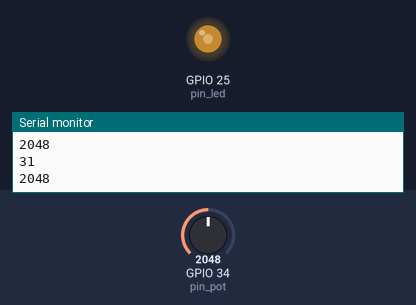
The sketch below on a simulated ESP32. Parts: output pins drawn as LEDs (lit = HIGH), the last lines printed to the serial monitor. The inputs (shaded band) are chosen by the test bench; at power-on: GPIO 34 (pin_pot) = 2048.

Above: at 1.2 s.
1.3 s: GPIO 34 (pin_pot) set to 2866
At 1.7 s:
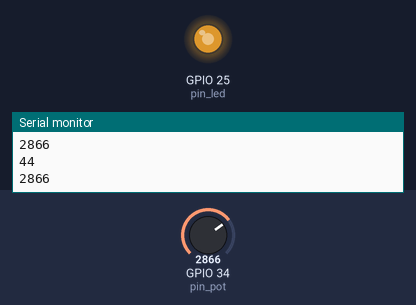
2.8 s: GPIO 34 (pin_pot) set to 3603
At 4.0 s:
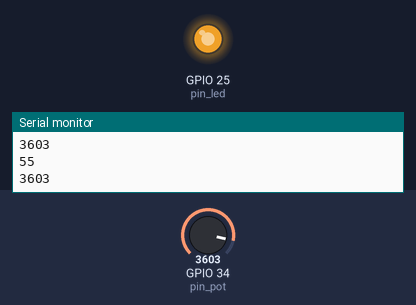
4.3 s: GPIO 34 (pin_pot) set to 491
At 5.4 s:
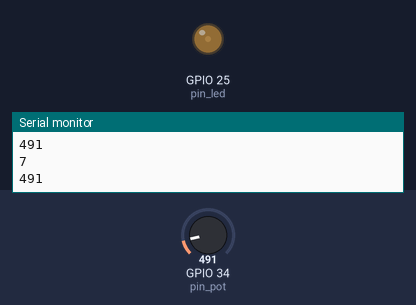
5.8 s: GPIO 34 (pin_pot) set to 0
At 6.6 s:
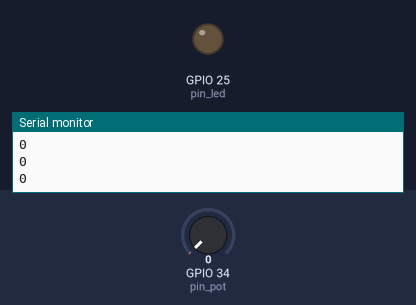
7.3 s: GPIO 34 (pin_pot) set to 2047
At 7.9 s:
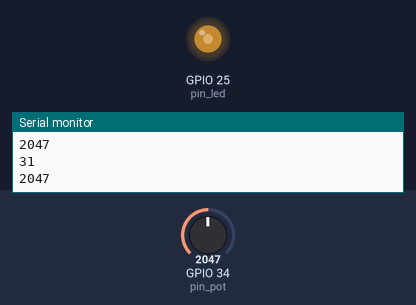
Timing chart, 0 to 9.8 s (numbered marks = the images above; inputs shaded):
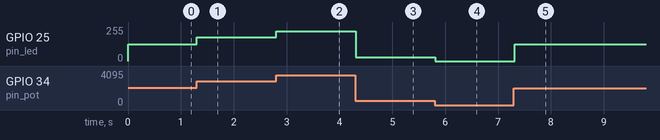

Measured:
- after the input at 1.3 s, GPIO 25 (pin_led): 125/255 → 178/255 at once
- after the input at 2.8 s, GPIO 25 (pin_led): 178/255 → 222/255 at once
- after the input at 4.3 s, GPIO 25 (pin_led): 222/255 → 28/255 at once
- after the input at 5.8 s, GPIO 25 (pin_led): 28/255 → 0/255 at once
- after the input at 7.3 s, GPIO 25 (pin_led): 0/255 → 125/255 at once

The sketch:

controle-analogico-led.ino
```cpp
#define pin_pot 34
#define pin_led 25
int valor_pot = 0;

void setup() {
  Serial.begin(115200);
  pinMode(pin_led, OUTPUT);
}

void loop() {
  valor_pot = analogRead(pin_pot);

  int valor_mapeado0 = map(valor_pot, 0, 4095, 0, 63);
  int valor_mapeado1 = map(valor_mapeado0, 0, 63, 0, 255);

  dacWrite(pin_led, valor_mapeado1);
  Serial.println(valor_mapeado0);
  Serial.println(valor_pot);
  Serial.println();
  delay(100);
}
```
